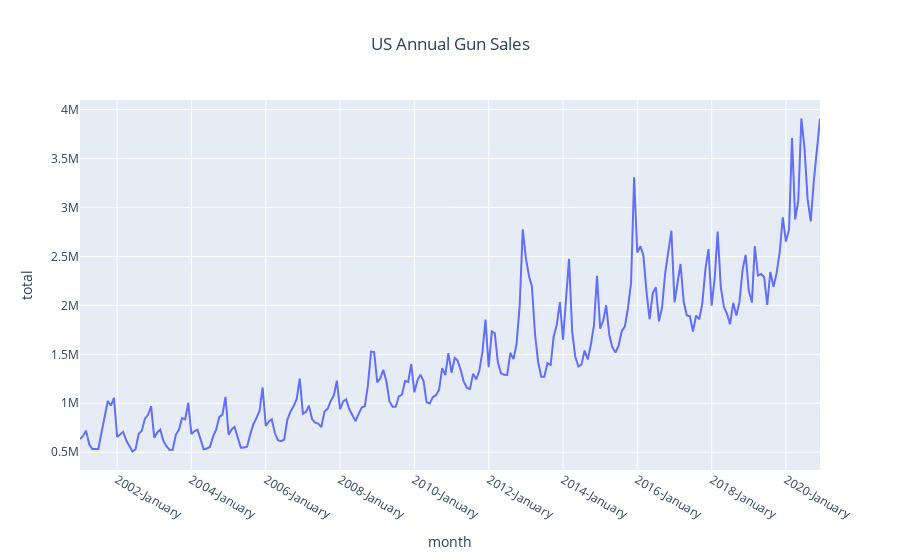

Notebook code for this chart:
### Code cell
import plotly.express as px
# # # making a line plot in order to explain the events over the history of sales increases
fig = px.line(data_frame= monthly_sales, x = 'month', y = 'total', title= 'US Annual Gun Sales')
fig.update_layout(title_x = 0.5, xaxis_tickformat = '%Y-%B')
fig.show()
# uncomment to export the html file in local directory
# import plotly.io as pio
# pio.write_html(fig, file='US_MoM_Gun_Sales.html', auto_open=False)

### Figure 1 — Plotly figure (JSON) as saved in the notebook; plotly's stock layout.template omitted (floating-point values rounded to 4 significant figures; data arrays with more than 128 entries replaced by an {"elided": "..."} marker saying what was removed)
{"data": [{"hovertemplate": "month=%{x}<br>total=%{y}<extra></extra>", "legendgroup": "", "line": {"color": "#636efa", "dash": "solid"}, "mode": "lines", "name": "", "orientation": "v", "showlegend": false, "type": "scatter", "x": {"elided": "240 str values"}, "xaxis": "x", "y": {"elided": "240 int values"}, "yaxis": "y"}], "layout": {"legend": {"tracegroupgap": 0}, "title": {"text": "US Annual Gun Sales", "x": 0.5}, "xaxis": {"anchor": "y", "domain": [0, 1], "tickformat": "%Y-%B", "title": {"text": "month"}}, "yaxis": {"anchor": "x", "domain": [0, 1], "title": {"text": "total"}}}}
